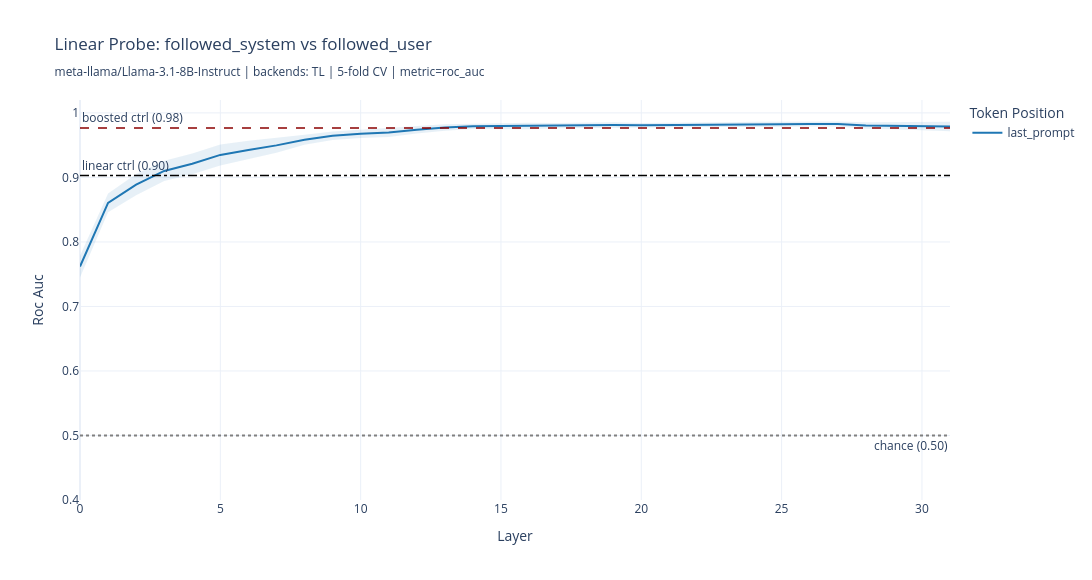

Write notebook code for a chart like this one.
### Markdown cell above
## 13. Visualization

Solid lines = TransformerLens, dashed lines = nnterp. Color = token position.

### Code cell
COLORS = ["#1f77b4", "#ff7f0e", "#2ca02c", "#d62728", "#9467bd", "#8c564b"]

# Build backend list from what's available
_backends = []
if "probe_results_tl" in dir(): _backends.append(("TL", probe_results_tl, "solid"))
if "probe_results_nn" in dir(): _backends.append(("nnterp", probe_results_nn, "dash"))

fig = go.Figure()

for i, pos_name in enumerate(TOKEN_POSITIONS):
    color = COLORS[i % len(COLORS)]

    for bi, (backend_label, probe_results, dash) in enumerate(_backends):
        df_res = probe_results[pos_name]
        layers = df_res["layer"].values
        means  = df_res["mean"].values
        stds   = df_res["std"].values

        show_legend = bi == 0
        fig.add_trace(go.Scatter(
            x=layers, y=means,
            mode="lines",
            name=pos_name,
            legendgroup=pos_name,
            showlegend=show_legend,
            line=dict(color=color, width=2, dash=dash),
        ))

        if bi == 0:
            fig.add_trace(go.Scatter(
                x=np.concatenate([layers, layers[::-1]]),
                y=np.concatenate([means + stds, (means - stds)[::-1]]),
                fill="toself", fillcolor=color, opacity=0.10,
                line=dict(color="rgba(0,0,0,0)"),
                legendgroup=pos_name, showlegend=False, hoverinfo="skip",
            ))

# Metadata control lines
fig.add_hline(
    y=ctrl_meta_acc,
    line_dash="dashdot", line_color="black", line_width=1.5,
    annotation_text=f"linear ctrl ({ctrl_meta_acc:.2f})",
    annotation_position="top left",
)
if "ctrl_boosted_acc" in dir():
    fig.add_hline(
        y=ctrl_boosted_acc,
        line_dash="dash", line_color="darkred", line_width=1.5,
        annotation_text=f"boosted ctrl ({ctrl_boosted_acc:.2f})",
        annotation_position="top left",
    )

# Chance line
fig.add_hline(
    y=0.5, line_dash="dot", line_color="gray",
    annotation_text="chance (0.50)", annotation_position="bottom right",
)

_backend_names = [b[0] for b in _backends]
_backend_desc = ", ".join(_backend_names) if len(_backend_names) > 1 else _backend_names[0]
label_str = "followed_user" if LABEL_MODE == "binary" else "other"
fig.update_layout(
    title=(
        f"Linear Probe: followed_system vs {label_str}<br>"
        f"<sub>{MODEL_NAME} | backends: {_backend_desc} | {N_CV_FOLDS}-fold CV | metric={PROBE_METRIC}</sub>"
    ),
    xaxis_title="Layer",
    yaxis_title=PROBE_METRIC.replace("_", " ").title(),
    yaxis=dict(range=[0.4, 1.02]),
    legend_title="Token Position",
    width=1100,
    height=580,
    template="plotly_white",
    hovermode="x unified",
)

fig.show()

safe = MODEL_NAME.replace("/", "_")
out = REPORTS_DIR / f"probe_{safe}_{LABEL_MODE}_comparison.html"
fig.write_html(str(out))
print(f"Saved: {out}")

### Figure 1 — Plotly figure (JSON) as saved in the notebook; plotly's stock layout.template omitted (floating-point values rounded to 4 significant figures)
{"data": [{"legendgroup": "last_prompt", "line": {"color": "#1f77b4", "dash": "solid", "width": 2}, "mode": "lines", "name": "last_prompt", "showlegend": true, "type": "scatter", "x": [0, 1, 2, 3, 4, 5, 6, 7, 8, 9, 10, 11, 12, 13, 14, 15, 16, 17, 18, 19, 20, 21, 22, 23, 24, 25, 26, 27, 28, 29, 30, 31], "y": [0.7618, 0.8606, 0.8888, 0.9101, 0.9211, 0.9349, 0.9424, 0.9496, 0.9584, 0.9645, 0.9676, 0.9695, 0.974, 0.9773, 0.9791, 0.9796, 0.9796, 0.9802, 0.9803, 0.9813, 0.9808, 0.9809, 0.9814, 0.9819, 0.9821, 0.9824, 0.9827, 0.9828, 0.9803, 0.9801, 0.9798, 0.9788]}, {"fill": "toself", "fillcolor": "#1f77b4", "hoverinfo": "skip", "legendgroup": "last_prompt", "line": {"color": "rgba(0,0,0,0)"}, "opacity": 0.1, "showlegend": false, "type": "scatter", "x": [0, 1, 2, 3, 4, 5, 6, 7, 8, 9, 10, 11, 12, 13, 14, 15, 16, 17, 18, 19, 20, 21, 22, 23, 24, 25, 26, 27, 28, 29, 30, 31, 31, 30, 29, 28, 27, 26, 25, 24, 23, 22, 21, 20, 19, 18, 17, 16, 15, 14, 13, 12, 11, 10, 9, 8, 7, 6, 5, 4, 3, 2, 1, 0], "y": [0.7787, 0.8751, 0.9052, 0.9258, 0.937, 0.9512, 0.9569, 0.9609, 0.9661, 0.971, 0.9741, 0.9764, 0.9798, 0.9823, 0.9833, 0.9842, 0.9847, 0.9842, 0.9851, 0.9856, 0.9845, 0.9852, 0.9851, 0.9856, 0.9861, 0.9865, 0.9866, 0.9866, 0.9853, 0.9856, 0.9861, 0.9862, 0.9714, 0.9735, 0.9745, 0.9753, 0.979, 0.9789, 0.9782, 0.978, 0.9781, 0.9778, 0.9766, 0.9772, 0.977, 0.9756, 0.9762, 0.9745, 0.9751, 0.9749, 0.9723, 0.9682, 0.9625, 0.9611, 0.958, 0.9506, 0.9383, 0.9279, 0.9186, 0.9051, 0.8944, 0.8724, 0.8462, 0.7448]}], "layout": {"annotations": [{"showarrow": false, "text": "linear ctrl (0.90)", "x": 0, "xanchor": "left", "xref": "x domain", "y": 0.9029, "yanchor": "bottom", "yref": "y"}, {"showarrow": false, "text": "boosted ctrl (0.98)", "x": 0, "xanchor": "left", "xref": "x domain", "y": 0.9765, "yanchor": "bottom", "yref": "y"}, {"showarrow": false, "text": "chance (0.50)", "x": 1, "xanchor": "right", "xref": "x domain", "y": 0.5, "yanchor": "top", "yref": "y"}], "height": 580, "hovermode": "x unified", "legend": {"title": {"text": "Token Position"}}, "shapes": [{"line": {"color": "black", "dash": "dashdot", "width": 1.5}, "type": "line", "x0": 0, "x1": 1, "xref": "x domain", "y0": 0.9029, "y1": 0.9029, "yref": "y"}, {"line": {"color": "darkred", "dash": "dash", "width": 1.5}, "type": "line", "x0": 0, "x1": 1, "xref": "x domain", "y0": 0.9765, "y1": 0.9765, "yref": "y"}, {"line": {"color": "gray", "dash": "dot"}, "type": "line", "x0": 0, "x1": 1, "xref": "x domain", "y0": 0.5, "y1": 0.5, "yref": "y"}], "title": {"text": "Linear Probe: followed_system vs followed_user<br><sub>meta-llama/Llama-3.1-8B-Instruct | backends: TL | 5-fold CV | metric=roc_auc</sub>"}, "width": 1100, "xaxis": {"title": {"text": "Layer"}}, "yaxis": {"range": [0.4, 1.02], "title": {"text": "Roc Auc"}}}}
